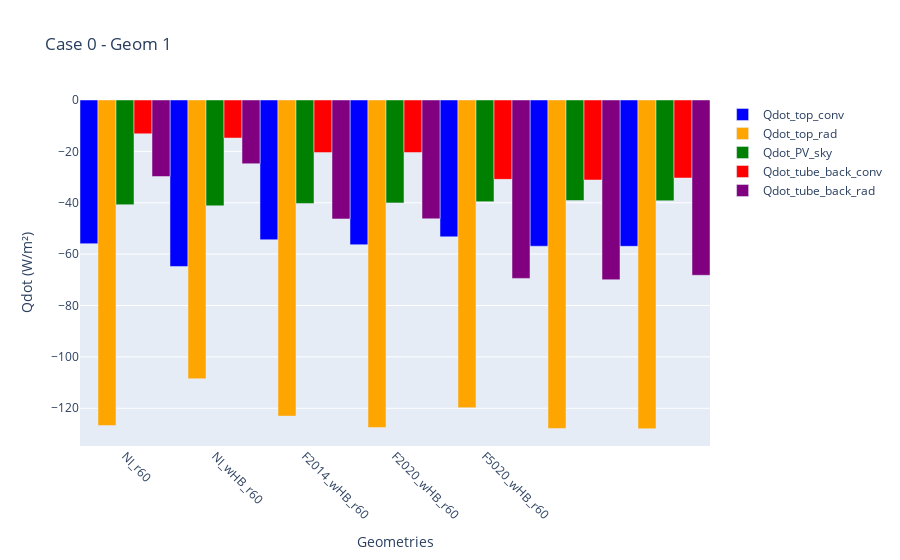
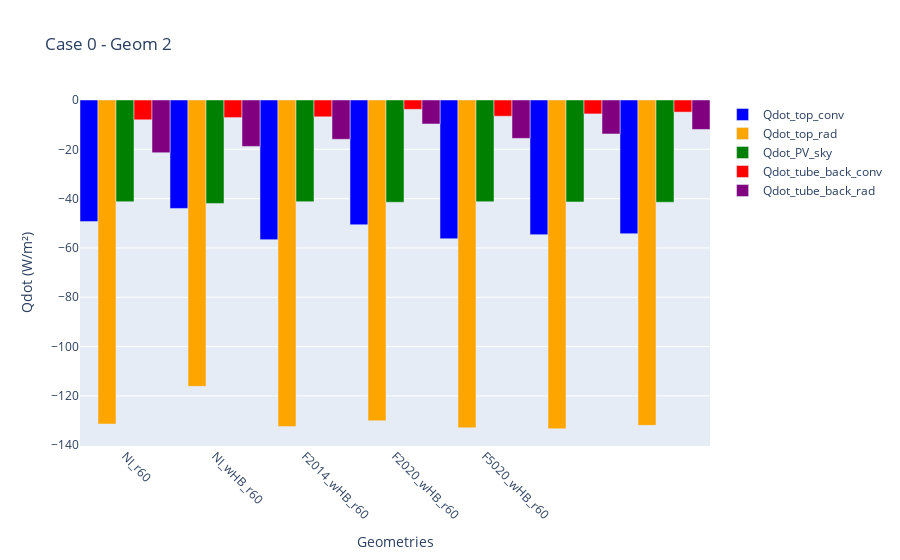
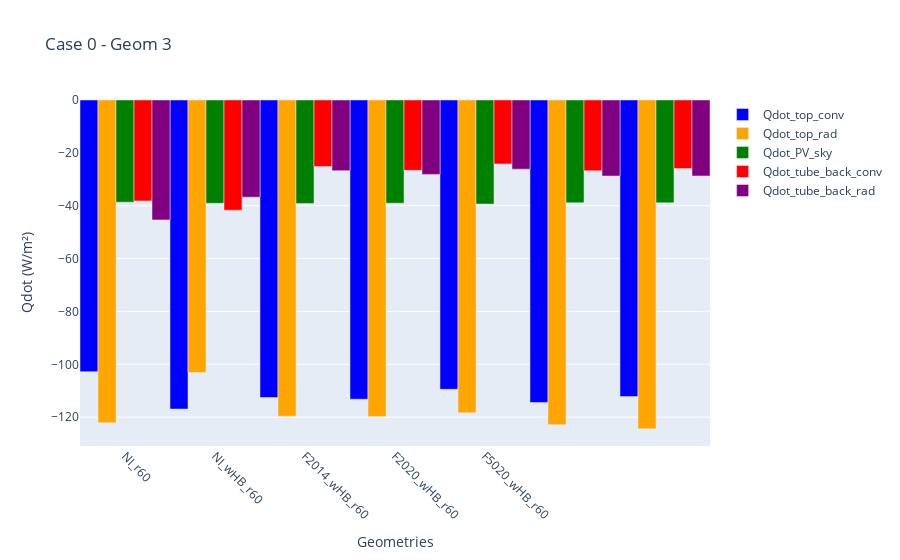
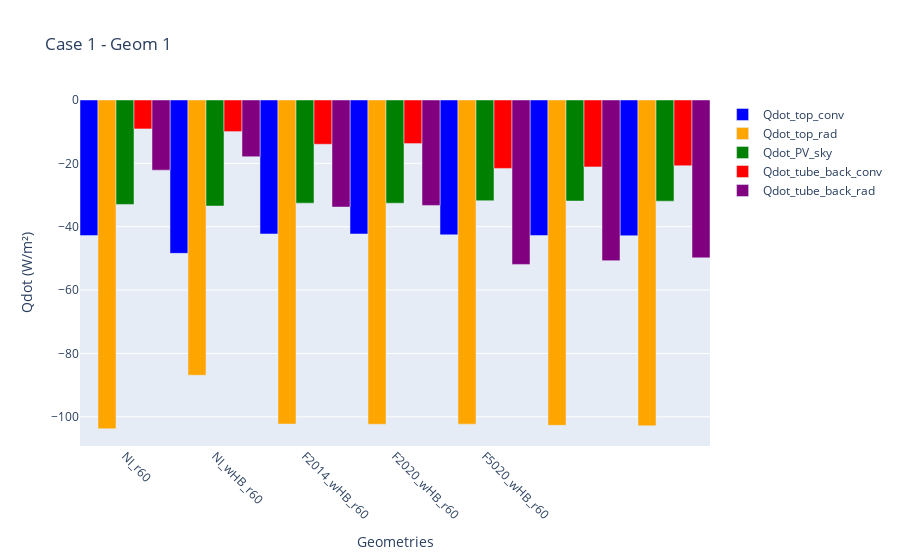

Notebook cell for these charts, in order:
### Code cell
## Plotting the values of Qdot for each case and each geometry

for case in range(3):
    print(f'Case {case}')
    for i in range(0, 3):
        Qdot_values = {
            'Qdot_top_conv': Qdot_top_conv_geom_mesh_case_list[i][case],
            'Qdot_top_rad': Qdot_top_rad_geom_mesh_case_list[i][case],
            'Qdot_PV_sky': Qdot_PV_sky_geom_mesh_case_list[i][case],
            'Qdot_tube_back_conv': Qdot_tube_back_conv_geom_mesh_case_list[i][case],
            'Qdot_tube_back_rad': Qdot_tube_back_rad_geom_mesh_case_list[i][case]
        }
        
        bar_colors = ['blue', 'orange', 'green', 'red', 'purple']
        bar_width = 0.2  # Largeur des barres
        num_bars = len(Qdot_values)
        
        fig = go.Figure()
        
        for idx, (key, values) in enumerate(Qdot_values.items()):
            bar_positions = [x + (idx - (num_bars - 1) / 2) * bar_width for x in range(len(values))]
            
            fig.add_trace(go.Bar(
                x=bar_positions,
                y=values,
                name=key,
                marker_color=bar_colors[idx % len(bar_colors)],
                width=bar_width
            ))
        
        fig.update_layout(
            title='Case ' + str(case) + ' - Geom ' + str(i+1),
            xaxis_title='Geometries',
            yaxis_title='Qdot (W/m²)',
            xaxis=dict(
                tickvals=list(range(len(Qdot_values))),
                ticktext=names,  # Assure-toi que 'names' est défini ailleurs dans ton code
                tickangle=45
            ),
            barmode='group'
        )
        
        fig.show()

### Figure 1 — Plotly figure (JSON) as saved in the notebook; plotly's stock layout.template omitted (floating-point values rounded to 4 significant figures)
{"data": [{"marker": {"color": "blue"}, "name": "Qdot_top_conv", "type": "bar", "width": 0.2, "x": [-0.4, 0.6, 1.6, 2.6, 3.6, 4.6, 5.6], "y": [-55.92, -64.8, -54.4, -56.33, -53.27, -56.92, -56.96]}, {"marker": {"color": "orange"}, "name": "Qdot_top_rad", "type": "bar", "width": 0.2, "x": [-0.2, 0.8, 1.8, 2.8, 3.8, 4.8, 5.8], "y": [-126.7, -108.5, -123.1, -127.5, -119.8, -127.9, -128.0]}, {"marker": {"color": "green"}, "name": "Qdot_PV_sky", "type": "bar", "width": 0.2, "x": [0, 1, 2, 3, 4, 5, 6], "y": [-40.74, -41.2, -40.27, -40.05, -39.58, -39.15, -39.22]}, {"marker": {"color": "red"}, "name": "Qdot_tube_back_conv", "type": "bar", "width": 0.2, "x": [0.2, 1.2, 2.2, 3.2, 4.2, 5.2, 6.2], "y": [-13.15, -14.81, -20.47, -20.43, -30.89, -31.14, -30.37]}, {"marker": {"color": "purple"}, "name": "Qdot_tube_back_rad", "type": "bar", "width": 0.2, "x": [0.4, 1.4, 2.4, 3.4, 4.4, 5.4, 6.4], "y": [-29.79, -24.79, -46.3, -46.24, -69.44, -69.95, -68.23]}], "layout": {"barmode": "group", "title": {"text": "Case 0 - Geom 1"}, "xaxis": {"tickangle": 45, "ticktext": ["NI_r60", "NI_wHB_r60", "F2014_wHB_r60", "F2020_wHB_r60", "F5020_wHB_r60", "F5030_wHB_r60", "F5040_wHB_r60"], "tickvals": [0, 1, 2, 3, 4], "title": {"text": "Geometries"}}, "yaxis": {"title": {"text": "Qdot (W/m²)"}}}}

### Figure 2 — Plotly figure (JSON) as saved in the notebook; plotly's stock layout.template omitted (floating-point values rounded to 4 significant figures)
{"data": [{"marker": {"color": "blue"}, "name": "Qdot_top_conv", "type": "bar", "width": 0.2, "x": [-0.4, 0.6, 1.6, 2.6, 3.6, 4.6, 5.6], "y": [-49.31, -43.98, -56.63, -50.6, -56.27, -54.6, -54.21]}, {"marker": {"color": "orange"}, "name": "Qdot_top_rad", "type": "bar", "width": 0.2, "x": [-0.2, 0.8, 1.8, 2.8, 3.8, 4.8, 5.8], "y": [-131.4, -116.1, -132.4, -130.0, -132.9, -133.3, -131.9]}, {"marker": {"color": "green"}, "name": "Qdot_PV_sky", "type": "bar", "width": 0.2, "x": [0, 1, 2, 3, 4, 5, 6], "y": [-41.26, -41.95, -41.24, -41.48, -41.25, -41.35, -41.46]}, {"marker": {"color": "red"}, "name": "Qdot_tube_back_conv", "type": "bar", "width": 0.2, "x": [0.2, 1.2, 2.2, 3.2, 4.2, 5.2, 6.2], "y": [-8.026, -7.135, -6.818, -3.784, -6.588, -5.643, -4.908]}, {"marker": {"color": "purple"}, "name": "Qdot_tube_back_rad", "type": "bar", "width": 0.2, "x": [0.4, 1.4, 2.4, 3.4, 4.4, 5.4, 6.4], "y": [-21.39, -18.84, -15.94, -9.725, -15.56, -13.78, -11.94]}], "layout": {"barmode": "group", "title": {"text": "Case 0 - Geom 2"}, "xaxis": {"tickangle": 45, "ticktext": ["NI_r60", "NI_wHB_r60", "F2014_wHB_r60", "F2020_wHB_r60", "F5020_wHB_r60", "F5030_wHB_r60", "F5040_wHB_r60"], "tickvals": [0, 1, 2, 3, 4], "title": {"text": "Geometries"}}, "yaxis": {"title": {"text": "Qdot (W/m²)"}}}}

### Figure 3 — Plotly figure (JSON) as saved in the notebook; plotly's stock layout.template omitted (floating-point values rounded to 4 significant figures)
{"data": [{"marker": {"color": "blue"}, "name": "Qdot_top_conv", "type": "bar", "width": 0.2, "x": [-0.4, 0.6, 1.6, 2.6, 3.6, 4.6, 5.6], "y": [-102.8, -116.9, -112.6, -113.2, -109.5, -114.4, -112.2]}, {"marker": {"color": "orange"}, "name": "Qdot_top_rad", "type": "bar", "width": 0.2, "x": [-0.2, 0.8, 1.8, 2.8, 3.8, 4.8, 5.8], "y": [-122.1, -103.1, -119.6, -119.7, -118.4, -122.8, -124.4]}, {"marker": {"color": "green"}, "name": "Qdot_PV_sky", "type": "bar", "width": 0.2, "x": [0, 1, 2, 3, 4, 5, 6], "y": [-38.67, -39.09, -39.2, -39.06, -39.38, -38.88, -38.91]}, {"marker": {"color": "red"}, "name": "Qdot_tube_back_conv", "type": "bar", "width": 0.2, "x": [0.2, 1.2, 2.2, 3.2, 4.2, 5.2, 6.2], "y": [-38.19, -41.7, -25.16, -26.62, -24.19, -26.81, -25.94]}, {"marker": {"color": "purple"}, "name": "Qdot_tube_back_rad", "type": "bar", "width": 0.2, "x": [0.4, 1.4, 2.4, 3.4, 4.4, 5.4, 6.4], "y": [-45.36, -36.76, -26.74, -28.16, -26.16, -28.78, -28.74]}], "layout": {"barmode": "group", "title": {"text": "Case 0 - Geom 3"}, "xaxis": {"tickangle": 45, "ticktext": ["NI_r60", "NI_wHB_r60", "F2014_wHB_r60", "F2020_wHB_r60", "F5020_wHB_r60", "F5030_wHB_r60", "F5040_wHB_r60"], "tickvals": [0, 1, 2, 3, 4], "title": {"text": "Geometries"}}, "yaxis": {"title": {"text": "Qdot (W/m²)"}}}}

### Figure 4 — Plotly figure (JSON) as saved in the notebook; plotly's stock layout.template omitted (floating-point values rounded to 4 significant figures)
{"data": [{"marker": {"color": "blue"}, "name": "Qdot_top_conv", "type": "bar", "width": 0.2, "x": [-0.4, 0.6, 1.6, 2.6, 3.6, 4.6, 5.6], "y": [-42.8, -48.41, -42.29, -42.3, -42.57, -42.78, -42.83]}, {"marker": {"color": "orange"}, "name": "Qdot_top_rad", "type": "bar", "width": 0.2, "x": [-0.2, 0.8, 1.8, 2.8, 3.8, 4.8, 5.8], "y": [-103.8, -86.86, -102.3, -102.4, -102.3, -102.7, -102.8]}, {"marker": {"color": "green"}, "name": "Qdot_PV_sky", "type": "bar", "width": 0.2, "x": [0, 1, 2, 3, 4, 5, 6], "y": [-32.97, -33.47, -32.55, -32.57, -31.79, -31.9, -31.94]}, {"marker": {"color": "red"}, "name": "Qdot_tube_back_conv", "type": "bar", "width": 0.2, "x": [0.2, 1.2, 2.2, 3.2, 4.2, 5.2, 6.2], "y": [-9.135, -9.976, -13.97, -13.76, -21.59, -21.12, -20.76]}, {"marker": {"color": "purple"}, "name": "Qdot_tube_back_rad", "type": "bar", "width": 0.2, "x": [0.4, 1.4, 2.4, 3.4, 4.4, 5.4, 6.4], "y": [-22.14, -17.9, -33.8, -33.29, -51.9, -50.71, -49.83]}], "layout": {"barmode": "group", "title": {"text": "Case 1 - Geom 1"}, "xaxis": {"tickangle": 45, "ticktext": ["NI_r60", "NI_wHB_r60", "F2014_wHB_r60", "F2020_wHB_r60", "F5020_wHB_r60", "F5030_wHB_r60", "F5040_wHB_r60"], "tickvals": [0, 1, 2, 3, 4], "title": {"text": "Geometries"}}, "yaxis": {"title": {"text": "Qdot (W/m²)"}}}}
